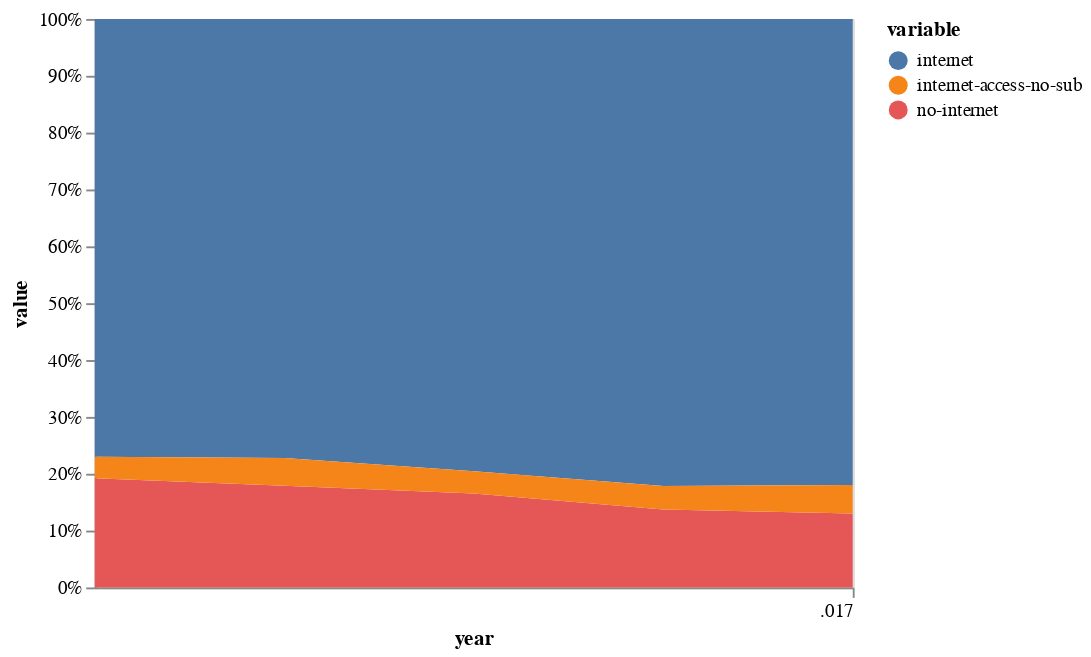

This figure's notebook cell:
### Markdown cell above
Can you show that as a normalized area chart? I.e. the categories add up to 100%?

Bonus: Figure out how to create a tooltip so when you hover over each area, it tells you the year, category and value.

### Code cell
alt.Chart(internet_vt_long).mark_area().encode(
    x="year:T",
    y=alt.Y("value:Q", stack="normalize"),
    color="variable:N",
    tooltip=['year', 'variable', 'value']
)

### Figure 1 — Vega-Lite specification as saved in the notebook (floating-point values rounded to 4 significant figures)
{"$schema": "https://vega.github.io/schema/vega-lite/v2.6.0.json", "config": {"view": {"height": 300, "width": 400}}, "data": {"name": "data-22d599d91940b737985e8f9d22af4af2"}, "datasets": {"data-22d599d91940b737985e8f9d22af4af2": [{"value": 48591, "variable": "no-internet", "year": 2013}, {"value": 46029, "variable": "no-internet", "year": 2014}, {"value": 42129, "variable": "no-internet", "year": 2015}, {"value": 34919, "variable": "no-internet", "year": 2016}, {"value": 33400, "variable": "no-internet", "year": 2017}, {"value": 195037, "variable": "internet", "year": 2013}, {"value": 198660, "variable": "internet", "year": 2014}, {"value": 202770, "variable": "internet", "year": 2015}, {"value": 209394, "variable": "internet", "year": 2016}, {"value": 210329, "variable": "internet", "year": 2017}, {"value": 9606, "variable": "internet-access-no-sub", "year": 2013}, {"value": 12540, "variable": "internet-access-no-sub", "year": 2014}, {"value": 9966, "variable": "internet-access-no-sub", "year": 2015}, {"value": 10538, "variable": "internet-access-no-sub", "year": 2016}, {"value": 12900, "variable": "internet-access-no-sub", "year": 2017}]}, "encoding": {"color": {"field": "variable", "type": "nominal"}, "tooltip": [{"field": "year", "type": "quantitative"}, {"field": "variable", "type": "nominal"}, {"field": "value", "type": "quantitative"}], "x": {"field": "year", "type": "temporal"}, "y": {"field": "value", "stack": "normalize", "type": "quantitative"}}, "mark": "area"}
